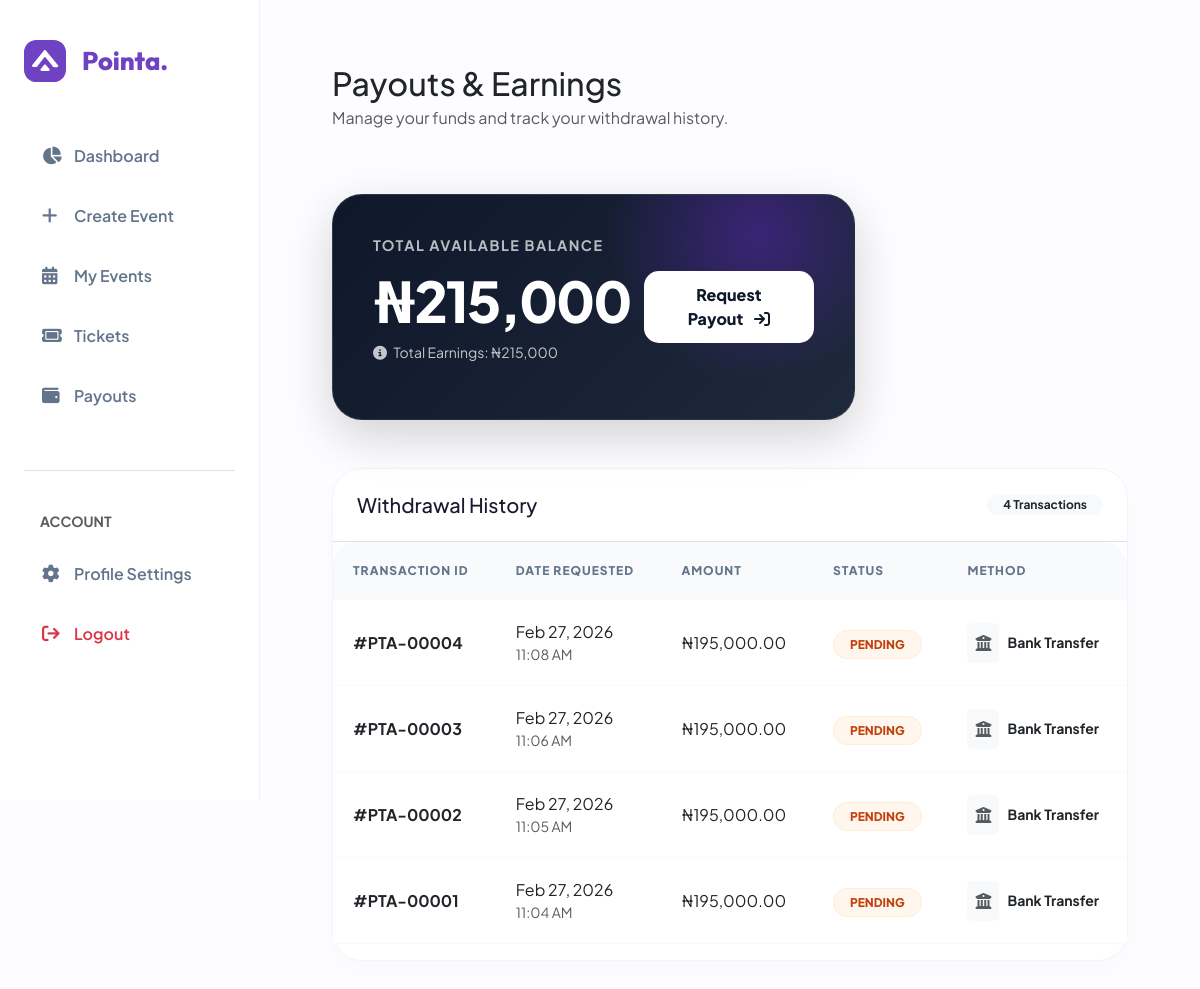
The app's page /org/payouts/ (signed in) with its own data.
### events/models.py (models this page shows, shortened)
class Payout(models.Model):
    STATUS_CHOICES = (
        ('pending', 'Pending'),
        ('approved', 'Approved'),
        ('paid', 'Paid'),
        ('rejected', 'Rejected'),
    )
    organizer = models.ForeignKey(
        Organizer,
        on_delete=models.CASCADE,
        related_name='payouts'
    )
    amount = models.DecimalField(
        max_digits=10,
        decimal_places=2
    )
    status = models.CharField(
        max_length=20,
        choices=STATUS_CHOICES,
        default='pending'
    )
    reference = models.CharField(
        max_length=100,
        blank=True,
        null=True
    )
    created_at = models.DateTimeField(auto_now_add=True)

### events/views.py (the view, shortened to what this page needs)
# urls.py: path('org/payouts/', views.payouts, name='payouts'),
@login_required(login_url='organizer_login')  #  User must be logged in first
def payouts(request):
    if not hasattr(request.user, "organizer"):
        messages.error(request, "Only organizers can access payouts.")
        return redirect("home")
    organizer = request.user.organizer
    total_earnings = Order.objects.filter(
        event__organizer=organizer,  # Orders for this organizer's events
        status="paid"  # Only successful payments
    ).aggregate(
        total=Coalesce(
            Sum("total_amount"),  # Add up total_amount
            0,  # If no orders exist, return 0 instead of None
            output_field=DecimalField()
        )
    )["total"]
    total_paid_out = Payout.objects.filter(
        organizer=organizer,
        status="paid"
    ).aggregate(
        total=Coalesce(
            Sum("amount"),
            0,
            output_field=DecimalField()
        )
    )["total"]
    available_balance = total_earnings - total_paid_out
    payout_history = Payout.objects.filter(
        organizer=organizer
    ).order_by("-created_at")  # Show newest first
    context = {
        "available_balance": available_balance,
        "total_earnings": total_earnings,
        "payout_history": payout_history,
    }
    return render(request, "events/payouts.html", context)

### events/templates/events/payouts.html (shortened to what this page needs)
{%extends 'events/org_dashboard.html'%}
{%load humanize%}
{%load static%}
{%block content%}
<div class="container-fluid py-4">
    <div class="row mb-5">
        <div class="col-12">
            <h2 class="fw-800 text-dark mb-1">Payouts & Earnings</h2>
            <p class="text-muted">Manage your funds and track your withdrawal history.</p>
        </div>
    </div>
    <div class="row mb-5">
        <div class="col-lg-8">
            <div class="balance-card shadow-lg">
                <div class="row align-items-center">
                    <div class="col-md-7">
                        <span class="balance-label">Total Available Balance</span>
                        <h1 class="balance-amount">₦{{ available_balance|intcomma }}</h1>
                        <p class="mt-2 opacity-75 small">
                            <i class="fa-solid fa-circle-info me-1"></i>
                            Total Earnings: ₦{{ total_earnings|intcomma }}
                        </p>
                    </div>
                    <div class="col-md-5 text-md-end mt-4 mt-md-0">
                        <form method="POST">
                            <button type="submit" class="btn btn-payout" {% if available_balance <= 0 %}disabled{% endif %}>
                                Request Payout <i class="fa-solid fa-arrow-right-to-bracket ms-2"></i>
                            </button>
                        </form>
                    </div>
                </div>
            </div>
        </div>
    </div>
    <div class="row">
        <div class="col-12">
            <div class="history-card">
                <div class="d-flex justify-content-between align-items-center p-4 border-bottom">
                    <h5 class="fw-800 mb-0">Withdrawal History</h5>
                    <span class="badge bg-light text-dark rounded-pill px-3">{{ payout_history.count }} Transactions</span>
                </div>
                <div class="table-responsive">
                    <table class="table table-hover">
                        <thead>
                            <tr>
                                <th>Transaction ID</th>
                                <th>Date Requested</th>
                                <th>Amount</th>
                                <th>Status</th>
                                <th>Method</th>
                            </tr>
                        </thead>
                        <tbody>
                            {% for payout in payout_history %}
                            <tr>
                                <td>
                                    <span class="text-dark fw-bold">#PTA-{{ payout.id|stringformat:"05d" }}</span>
                                </td>
                                <td>
                                    <div class="text-dark fw-600">{{ payout.created_at|date:"M d, Y" }}</div>
                                    <div class="text-muted small">{{ payout.created_at|date:"h:i A" }}</div>
                                </td>
                                <td>
                                    <span class="fw-800 text-dark">₦{{ payout.amount|intcomma }}</span>
                                </td>
                                <td>
                                    <span class="status-badge status-{{ payout.status }}">
                                        {{ payout.status }}
                                    </span>
                                </td>
                                <td>
                                    <div class="d-flex align-items-center">
                                        <div class="bg-light rounded p-2 me-2">
                                            <i class="fa-solid fa-building-columns text-muted"></i>
                                        </div>
                                        <span class="small fw-bold">Bank Transfer</span>
                                    </div>
                                </td>
                            </tr>
                            {% endfor %}
                        </tbody>
                    </table>
                </div>
            </div>
        </div>
    </div>
</div>
{%endblock content%}

### records on screen
Payout: id "00004", created_at "Feb 27, 2026", created_at "11:08 AM", amount "195,000.00", status "PENDING"
Payout: id "00003", created_at "Feb 27, 2026", created_at "11:06 AM", amount "195,000.00", status "PENDING"
Payout: id "00002", created_at "Feb 27, 2026", created_at "11:05 AM", amount "195,000.00", status "PENDING"
Payout: id "00001", created_at "Feb 27, 2026", created_at "11:04 AM", amount "195,000.00", status "PENDING"

### other values on screen
{{ available_balance|intcomma }} "215,000"
{{ total_earnings|intcomma }} "215,000"
{{ payout_history.count }} "4"
